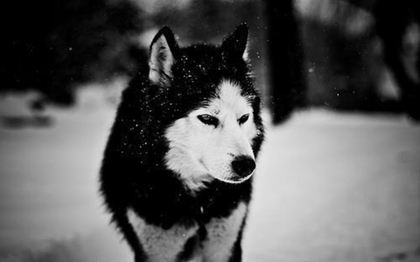
#> input picture wolf.jpg, 420 x 262 px
$ python img-filters.py
#> lines starting #> are read from the running program, lines starting #| are printed output that depends on the picture
##############################################################################################
# Name:      img-filters.py                                                                  #
# Function:  This code applies various filters to grayscale images by performing convolution #
#            of the input image and predetermined impulse response matrices.                 #
# Author:    Moe Ye Htet                                                                     #
# Last Edit: 09/06/18 5:39 PM                                                                #
##############################################################################################

from PIL import Image
import numpy as np
import time

def main():
    # ask the user for the input image
    img_dir = input("Select input image: ")
#> the answer given: wolf.jpg

    # if image was found, open and convert to grayscale
    # if image cannot be found, exit the program
    try:
        img = Image.open(img_dir).convert("L")
    except IOError:
        print("Image Not Found")
        print("Exiting...")
        quit()

    # show the filter list
    print("Choose filter operation:\n" + "1. sharpen\n" + "2. blur\n" + "3. smooth\n" +
        "4. Horizontal Sobel\n" + "5. Vertical Sobel\n" + "6. Lapalcian Edge Detector\n" +
        "7. Lapalcian Edge Detector with diagonal\n" + "8. Emboss\n")

    # choose the desired filter and flip the kernel antidiagonally
    choice_num = int(input("Enter filter number: "))
#> the answer given: 1
    choice_filter = choose_filter(choice_num)
    flipped_filter = diagonal_flip(choice_filter)

    # perform the convolution and print the time taken
    start_time = time.time()
    img_filtered = conv2d(img,flipped_filter)
    time_taken = time.time() - start_time
    print("Time taken: " + str(time_taken) + "s\n")

    # to add save to file feature later
    #imgout_name = input("Enter output image name with extension: ") # ask for file name to save the image

    # show both original and filtered image to the user
    img.show()
    img_filtered.show()
    # saving image not working right now
    #img_filtered.save("filtered_image.jpg", "JPEG")

############################################################
# This function is for choosing the desired filter kernel. #
############################################################
def choose_filter(choice_num):
    # 2D Filter Kernels
    sharpen = np.array([[0,-1,0],
                        [-1,5,-1],
                        [0,-1,0]])

    blur = np.array([[1/16.0,1/8.0,1/16.0],
                     [1/8.0,1/4.0,1/8.0],
                     [1/16.0,1/8.0,1/16.0]])

    smooth = np.array([[1/9.0,1/9.0,1/9.0],
                       [1/9.0,1/9.0,1/9.0],
                       [1/9.0,1/9.0,1/9.0]])

    h_sobel = np.array([[-1,0,1],
                        [-2,0,2],
                        [-1,0,1]])

    v_sobel = np.array([[1,2,1],
                        [0,0,0],
                        [-1,-2,-1]])

     # laplacian edge detector
    l_edge = np.array([[-1,-1,-1],
                       [-1, 4,-1],
                       [-1,-1,-1]])

    # laplacian edge detector with diagonals
    ld_edge = np.array([[-1,-1,-1],
                        [-1, 8,-1],
                        [-1,-1,-1]])

    emboss = np.array([[-2,-1,0],
                       [-1,1,1],
                       [0,1,2]])

    # assign the filter based on user choice
    if choice_num == 1:
        choice_mat = sharpen
    elif choice_num == 2:
        choice_mat = blur
    elif choice_num == 3:
        choice_mat = smooth
    elif choice_num == 4:
        choice_mat = h_sobel
    elif choice_num == 5:
        choice_mat = v_sobel
    elif choice_num == 6:
        choice_mat = l_edge
    elif choice_num == 7:
        choice_mat = ld_edge
    elif choice_num == 8:
        choice_mat = emboss

    return choice_mat

#############################################################
# This function is for flipping the kernel for convolution. #
#############################################################
def diagonal_flip(sel_kernel):
    kernel_hflip = np.fliplr(sel_kernel) # horizontal flip
    kernel_vflip = np.flipud(kernel_hflip) # vertical flip
    flipped_kernel = kernel_vflip.transpose() # transpose
    return flipped_kernel

################################################
# This function is for performing convolution. #
################################################
def conv2d(img, sel_filter):
    # convert image to a matrix with corresponding height and width
    img_mat = np.asarray(img.getdata(),dtype=float).reshape((img.size[1],img.size[0]))

    # pad the image matrix with zeroes
    # so that the border pixels can be included in convolution
    img_mat_pad = np.pad(img_mat,(1,1),'constant')
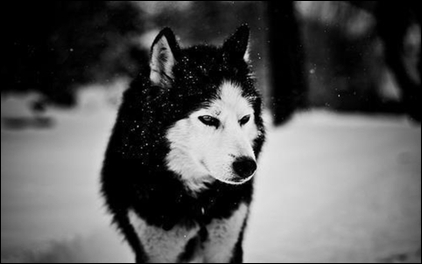
#> img_mat_pad: shape (264, 422) float64; min 0, max 249, mean 87.3

    # determine the widths and heights of image and kernel matrices
    img_width, img_height = img_mat.shape[1], img_mat.shape[0]
#> img_width = 420; img_height = 262
    k_width, k_height = sel_filter.shape[1], sel_filter.shape[0]

    # matrix to store new pixel values
    img_mat_fil = np.zeros_like(img_mat)

    # This part is for convolution.
    # It iterates over the padded image matrix and calculates the new pixel value.
    # For example,
    # padded_matrix = [[0,0,0,0,0],
    #                  [0,a,b,c,0],
    #                  [0,d,e,f,0],
    #                  [0,g,h,i,0],
    #                  [0,0,0,0,0]]
    # The code iterates from column #0 to column #2 and from row #0 to row #2
    # Take for example, the iteration for row #0 and column #1.
    # The 9 elements we are interested in are [[0,0,0],
    #                                          [a,b,c],
    #                                          [d,e,f]]
    # Each of these elements are multiplied with the corresponding kernel matrix elements.
    # Then, the sum of these products and the sum of the kernel elements are taken.
    # The new pixel value is calculated by dividing the product sum by kernel sum.
    # The new pixel value is put in the row #0, column #1 position in the filtered image.
    for y in range(img_height):
        for x in range(img_width):
            # matrix to store product values
            product = np.zeros_like(sel_filter)

            for ky in range(k_height):
                for kx in range(k_width):
                    # multiply corresponding elements of image and kernel matrices
                    product[ky,kx] = sel_filter[ky,kx]*img_mat_pad[y+ky,x+kx]

            # calculate new pixel value
            img_mat_fil[y,x] = product.sum()
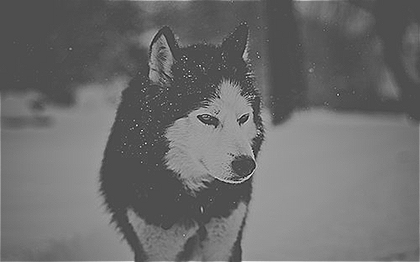
#> img_mat_fil: shape (262, 420) float64; min -226, max 511, mean 89.2; drawn with min black and max white

    # create image from the output matrix
    img_out = Image.fromarray(img_mat_fil)

    return img_out


if __name__ == "__main__":
    main()
